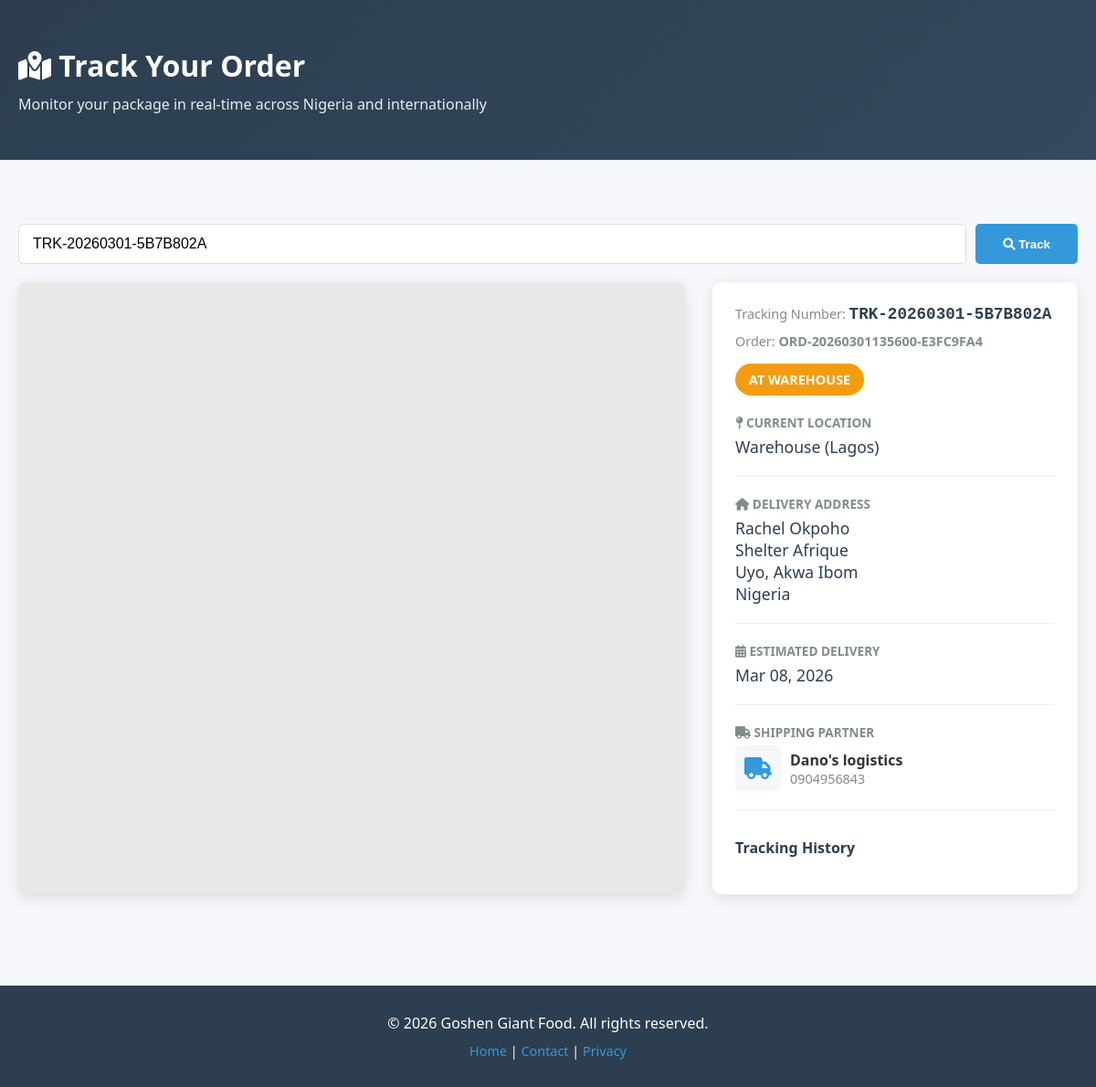
Screenshot of /track/TRK-20260301-5B7B802A/ with the database file from the repository.
### gosh_main/models.py (models this page shows, shortened)
class OrderTracking(models.Model):
    STATUS_CHOICES = [
        ('warehouse', 'At Warehouse'),
        ('in_transit', 'In Transit'),
        ('arrived_hub', 'Arrived at Hub'),
        ('out_for_delivery', 'Out for Delivery'),
        ('delivered', 'Delivered'),
    ]
    order = models.OneToOneField(
        'Order',
        on_delete=models.CASCADE,
        related_name='tracking'
    )
    logistics_company = models.ForeignKey(
        LogisticsCompany,
        on_delete=models.SET_NULL,
        null=True,
        blank=True,
        related_name='tracked_orders'
    )
    tracking_number = models.CharField(
        max_length=100,
        unique=True,
        help_text="Unique tracking number from logistics company"
    )
    current_location_lat = models.DecimalField(
        max_digits=9,
        decimal_places=6,
        default=0,
        help_text="Current latitude of package"
    )
    current_location_lng = models.DecimalField(
        max_digits=9,
        decimal_places=6,
        default=0,
        help_text="Current longitude of package"
    )
    current_location_name = models.CharField(
        max_length=255,
        blank=True,
        help_text="Human-readable location name"
    )
    destination_lat = models.DecimalField(
        max_digits=9,
        decimal_places=6,
        default=0,
        help_text="Destination latitude"
    )
    destination_lng = models.DecimalField(
        max_digits=9,
        decimal_places=6,
        default=0,
        help_text="Destination longitude"
    )
    status = models.CharField(
        max_length=20,
        choices=STATUS_CHOICES,
        default='warehouse'
    )
    estimated_delivery = models.DateTimeField(
        null=True,
        blank=True,
        help_text="Estimated delivery date and time"
    )
    created_at = models.DateTimeField(auto_now_add=True)
    updated_at = models.DateTimeField(auto_now=True)
    delivered_at = models.DateTimeField(null=True, blank=True)
    class Meta:
        ordering = ['-created_at']
    @property
    def is_delivered(self):
        return self.status == 'delivered'

class Order(models.Model):
    STATUS_CHOICES = [
        ('pending', 'Pending'),
        ('processing', 'Processing'),
        ('shipped', 'Shipped'),
        ('delivered', 'Delivered'),
        ('cancelled', 'Cancelled'),
    ]
    PAYMENT_STATUS_CHOICES = [
        ('pending', 'Pending'),
        ('paid', 'Paid'),
        ('failed', 'Failed'),
        ('refunded', 'Refunded'),
    ]
    user = models.ForeignKey('User', on_delete=models.SET_NULL, null=True, blank=True, related_name='orders')
    order_number = models.CharField(max_length=50, unique=True, editable=False)
    recipient_name = models.CharField(max_length=200)
    phone = models.CharField(max_length=50)
    address_line = models.TextField()
    city = models.CharField(max_length=100, blank=True)
    state = models.CharField(max_length=100, blank=True)
    country = models.CharField(max_length=100, default='Nigeria')
    subtotal = models.DecimalField(max_digits=10, decimal_places=2)
    shipping_cost = models.DecimalField(max_digits=10, decimal_places=2, default=0)
    total = models.DecimalField(max_digits=10, decimal_places=2)
    status = models.CharField(max_length=20, choices=STATUS_CHOICES, default='pending')
    payment_status = models.CharField(max_length=20, choices=PAYMENT_STATUS_CHOICES, default='pending')
    created_at = models.DateTimeField(auto_now_add=True)
    updated_at = models.DateTimeField(auto_now=True)
    class Meta:
        ordering = ['-created_at']

class LogisticsCompany(models.Model):
    COUNTRY_CHOICES = [
        ('NG', 'Nigeria'),
        ('US', 'United States'),
        ('UK', 'United Kingdom'),
        ('CA', 'Canada'),
        ('FR', 'France'),
        ('DE', 'Germany'),
        ('IT', 'Italy'),
        ('ES', 'Spain'),
    ]
    name = models.CharField(max_length=255, unique=True)
    country = models.CharField(max_length=2, choices=COUNTRY_CHOICES, default='NG')
    phone = models.CharField(max_length=20)
    email = models.EmailField(blank=True)
    logo = models.CharField(max_length=255, blank=True, help_text="URL or static path to company logo")
    tracking_url = models.URLField(blank=True, help_text="URL template for tracking (e.g., https://company.com/track/)")
    coverage_states = models.JSONField(
        default=list,
        help_text="List of states/regions covered by this company"
    )
    base_shipping_cost = models.DecimalField(
        max_digits=10,
        decimal_places=2,
        default=0,
        help_text="Base shipping cost"
    )
    is_active = models.BooleanField(default=True)
    created_at = models.DateTimeField(auto_now_add=True)
    updated_at = models.DateTimeField(auto_now=True)
    class Meta:
        ordering = ['name']
        unique_together = ['name', 'country']

### gosh_main/views.py (the view)
# urls.py: path("track/", views.track_order, name="track_order"),
def track_order(request, tracking_number=None):
    from .models import OrderTracking
    tracking = None
    error_message = None
    if tracking_number:
        tracking = get_object_or_404(OrderTracking, tracking_number=tracking_number)
    elif request.method == 'POST' or request.GET.get('tracking_number'):
        tracking_number = request.POST.get('tracking_number') or request.GET.get('tracking_number')
        if tracking_number:
            tracking = OrderTracking.objects.filter(tracking_number=tracking_number).first()
            if not tracking:
                error_message = f"Tracking number '{tracking_number}' not found."
    context = {
        'page': 'tracking',
        'tracking': tracking,
        'mapbox_token': settings.MAPBOX_TOKEN if hasattr(settings, 'MAPBOX_TOKEN') else '',
        'error_message': error_message,
    }
    return render(request, 'gosh_main/tracking.html', context)

### gosh_main/context_processors.py (called while the page is built)
def cart_count(request):
    cart = request.session.get('cart', {})
    total_items = 0
    if isinstance(cart, dict):
        for qty in cart.values():
            try:
                total_items += int(qty)
            except (TypeError, ValueError):
                continue
    return {'cart_count': total_items}

### gosh_main/templates/gosh_main/tracking.html (shortened to what this page needs)
{% load static %}
<!DOCTYPE html>
<html lang="en">
<head>
    <link rel="stylesheet" href="https://cdnjs.cloudflare.com/ajax/libs/font-awesome/6.0.0/css/all.min.css">
    <link href='https://api.mapbox.com/mapbox-gl-js/v2.15.0/mapbox-gl.css' rel='stylesheet' />
    <link rel='stylesheet' href='https://api.mapbox.com/mapbox-gl-js/plugins/mapbox-gl-directions/v4.1.1/mapbox-gl-directions.css' />
</head>
<body>
    <header>
        <div class="container">
            <h1><i class="fas fa-map-marked-alt"></i> Track Your Order</h1>
            <p>Monitor your package in real-time across Nigeria and internationally</p>
        </div>
    </header>
    <main class="container">
        <div class="search-box">
            <input
                type="text"
                id="trackingInput"
                placeholder="Enter tracking number (e.g., TRK-XXXXXXXX-XXXXXXXX)"
                value="{{ tracking.tracking_number|default:'' }}"
            >
            <button onclick="searchTracking()"><i class="fas fa-search"></i> Track</button>
        </div>
        {% if tracking %}
        <div class="tracking-container">
            <div class="map-container">
                <div id="map"></div>
            </div>
            <div class="tracking-info">
                <div class="tracking-number">
                    Tracking Number: <strong id="trackingNum">{{ tracking.tracking_number }}</strong>
                </div>
                <div class="order-number">
                    Order: <strong>{{ tracking.order.order_number }}</strong>
                </div>
                <div class="status-badge {{ tracking.status }}" id="statusBadge">
                    {{ tracking.get_status_display }}
                </div>
                <div class="info-group">
                    <div class="info-label"><i class="fas fa-map-pin"></i> Current Location</div>
                    <div class="info-value" id="currentLocation">{{ tracking.current_location_name }}</div>
                </div>
                <div class="info-group">
                    <div class="info-label"><i class="fas fa-home"></i> Delivery Address</div>
                    <div class="info-value">
                        {{ tracking.order.recipient_name }}<br>
                        {{ tracking.order.address_line }}<br>
                        {{ tracking.order.city }}, {{ tracking.order.state }}<br>
                        {{ tracking.order.country }}
                    </div>
                </div>
                <div class="info-group">
                    <div class="info-label"><i class="fas fa-calendar-alt"></i> Estimated Delivery</div>
                    <div class="info-value" id="estimatedDelivery">
                        {% if tracking.delivered_at %}
                            Delivered on {{ tracking.delivered_at|date:"M d, Y H:i" }}
                        {% elif tracking.estimated_delivery %}
                            {{ tracking.estimated_delivery|date:"M d, Y" }}
                        {% else %}
                            Pending
                        {% endif %}
                    </div>
                </div>
                {% if tracking.logistics_company %}
                <div class="info-group">
                    <div class="info-label"><i class="fas fa-truck"></i> Shipping Partner</div>
                    <div class="logistics-company">
                        {% if tracking.logistics_company.logo %}
                        <img src="{{ tracking.logistics_company.logo }}" alt="{{ tracking.logistics_company.name }}" class="logistics-logo">
                        {% else %}
                        <div style="width: 50px; height: 50px; background: #f5f7fa; border-radius: 5px; display: flex; align-items: center; justify-content: center;">
                            <i class="fas fa-truck" style="font-size: 1.5rem; color: #3498db;"></i>
                        </div>
                        {% endif %}
                        <div>
                            <div style="font-weight: 600;">{{ tracking.logistics_company.name }}</div>
                            <div style="font-size: 0.9rem; color: #7f8c8d;">{{ tracking.logistics_company.phone }}</div>
                        </div>
                    </div>
                </div>
                {% endif %}
                <div class="timeline" id="timeline">
                    <div class="timeline-title">Tracking History</div>
                </div>
            </div>
        </div>
        {% endif %}
    </main>
    <footer style="background: #2c3e50; color: white; text-align: center; padding: 30px; margin-top: 50px;">
        <p>&copy; 2026 Goshen Giant Food. All rights reserved.</p>
        <p style="font-size: 0.9rem; margin-top: 10px;">
            <a href="/" style="color: #3498db; text-decoration: none;">Home</a> |
            <a href="/contact/" style="color: #3498db; text-decoration: none;">Contact</a> |
            <a href="/privacy/" style="color: #3498db; text-decoration: none;">Privacy</a>
        </p>
    </footer>
</body>
</html>

### gosh_main/templates/gosh_main/tracking.html (style rules this page uses)
* { margin: 0; padding: 0; box-sizing: border-box; }
body { font-family: 'Segoe UI', Tahoma, Geneva, Verdana, sans-serif; background: #f5f7fa; color: #333; }
.container { max-width: 1400px; margin: 0 auto; padding: 20px; }
header { background: linear-gradient(135deg, #2c3e50 0%, #34495e 100%); color: white; padding: 30px 0; margin-bottom: 30px; }
header h1 { font-size: 2rem; margin-bottom: 10px; }
header p { font-size: 1rem; opacity: 0.9; }
.search-box { margin: 20px 0; display: flex; gap: 10px; flex-wrap: wrap; }
.search-box input { flex: 1; min-width: 250px; padding: 12px 15px; border: 1px solid #ddd; border-radius: 5px; font-size: 1rem; }
.search-box button { padding: 12px 30px; background: #3498db; color: white; border: none; border-radius: 5px; cursor: pointer; font-weight: 600; transition: background 0.3s; }
.tracking-container { display: grid; grid-template-columns: 1fr 400px; gap: 30px; margin-bottom: 30px; }
.map-container { border-radius: 10px; overflow: hidden; box-shadow: 0 4px 15px rgba(0,0,0,0.1); min-height: 500px; background: #e8e8e8; }
#map { width: 100%; height: 100%; min-height: 500px; }
.tracking-info { background: white; border-radius: 10px; padding: 25px; box-shadow: 0 4px 15px rgba(0,0,0,0.1); height: fit-content; position: sticky; top: 20px; }
.tracking-number { font-size: 0.9rem; color: #7f8c8d; margin-bottom: 10px; }
.tracking-number strong { color: #2c3e50; font-size: 1.1rem; font-family: 'Courier New', monospace; }
.order-number { font-size: 0.9rem; color: #7f8c8d; margin-bottom: 15px; }
.status-badge { display: inline-block; padding: 8px 15px; border-radius: 20px; font-weight: 600; font-size: 0.9rem; text-transform: uppercase; margin-bottom: 20px; }
.status-badge.warehouse { background: #f39c12; color: white; }
.info-group { margin-bottom: 20px; padding-bottom: 20px; border-bottom: 1px solid #ecf0f1; }
.info-label { font-size: 0.85rem; color: #7f8c8d; text-transform: uppercase; font-weight: 600; margin-bottom: 5px; }
.info-value { font-size: 1.1rem; color: #2c3e50; font-weight: 500; }
.logistics-company { display: flex; align-items: center; gap: 10px; }
.timeline { margin-top: 30px; }
.timeline-title { font-size: 1rem; font-weight: 600; color: #2c3e50; margin-bottom: 15px; }

### rows the page displays
OrderTracking: tracking_number "TRK-20260301-5B7B802A", order.order_number "ORD-20260301135600-E3FC9FA4", status "AT WAREHOUSE", current_location_name "Warehouse (Lagos)", order.recipient_name "Rachel Okpoho", order.address_line "Shelter Afrique", order.city "Uyo", order.state "Akwa Ibom", order.country "Nigeria", estimated_delivery "Mar 08, 2026", logistics_company.name "Dano's logistics", logistics_company.phone "0904956843"
